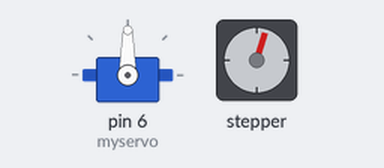
Recording of a sketch running on a simulated Arduino Uno, built with avr-gcc and run on an emulated ATmega328P. Shown: servo, stepper motor. Stepper angles assume 20 steps per turn.

Above: at 0.05 s.
At 1.8 s:
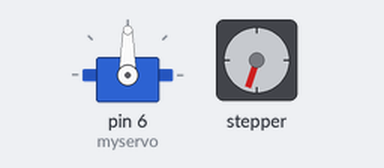
At 3.7 s:
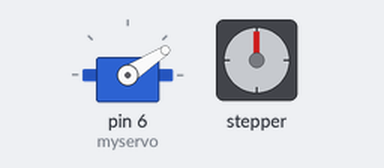
At 7.15 s:
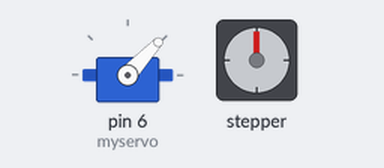
Timing chart, 0 to 9.3 s (numbered marks = the images above):
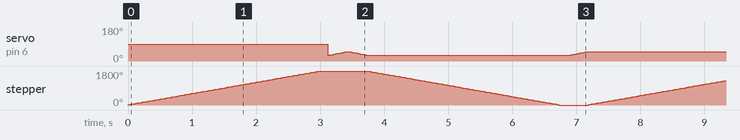

Measured:
- by itself, servo on pin 6 (myservo): moves between 30° and 50°, repeating every 7.2 s
- by itself, stepper: turns 1800° clockwise in 3.0 s, then 1800° counter-clockwise in 3.0 s, repeating every 7.2 s

The sketch:

x_axis.ino
```cpp
#include <Servo.h>

#include <Stepper.h>

const int stepsPerRevolution = 20;

//Connection pins:
//Stepper myStepperY(stepsPerRevolution, 2,6,4,5);
Stepper myStepperX(stepsPerRevolution, 8,9,10,11);
 Servo myservo;
 int pos = 0;
void setup() {
 //Set speed:
 myStepperX.setSpeed(100);
 //myStepperY.setSpeed(100);
 //max 250 steps for dvd/cd stepper motors
 //myStepperX.step(160);
 // myStepperX.step(160);
  //delay(1000);
 myservo.attach(6);  // attaches the servo on pin 9 to the servo object
   // tell servo to go to position in variable 'pos'
  //delay(15);
  //myservo.write(50);
  //delay(15);
 //myStepperY.step(160);
//myservo.write(25); // tell servo to go to position in variable 'pos'
//   delay(15);
// myservo.write(50); // tell servo to go to position in variable 'pos'
 // delay(15);
 }

void loop() {

 myStepperX.step(100);
 delay(100);
 for (pos = 30; pos <= 50; pos += 1) { // goes from 0 degrees to 180 degrees
    // in steps of 1 degree
    myservo.write(pos);              // tell servo to go to position in variable 'pos'
    delay(15);                       // waits 15ms for the servo to reach the position
  }
  for (pos = 50; pos >= 30; pos -= 1) { // goes from 0 degrees to 180 degrees
    // in steps of 1 degree
    myservo.write(pos);              // tell servo to go to position in variable 'pos'
    delay(15);                       // waits 15ms for the servo to reach the position
  }
 /*myservo.write(POS);
 delay(15);
  myservo.write(0);
 delay(15);*/
  myStepperX.step(-100);
 delay(100);
  for (pos = 30; pos <= 50; pos += 1) { // goes from 0 degrees to 180 degrees
    // in steps of 1 degree
    myservo.write(pos);              // tell servo to go to position in variable 'pos'
    delay(15);                       // waits 15ms for the servo to reach the position
  }
/* myservo.write(5);
 delay(15);
  myservo.write(0);
 delay(15);*/
 /*for (pos = 0; pos <= 180; pos += 1) { // goes from 0 degrees to 180 degrees
    // in steps of 1 degree
    myservo.write(pos);              // tell servo to go to position in variable 'pos'
    delay(15);                       // waits 15ms for the servo to reach the position
  }
  for (pos = 180; pos >= 0; pos -= 1) { // goes from 180 degrees to 0 degrees
    myservo.write(pos);              // tell servo to go to position in variable 'pos'
    delay(15);  */                     // waits 15ms for the servo to reach the position
  }
```
